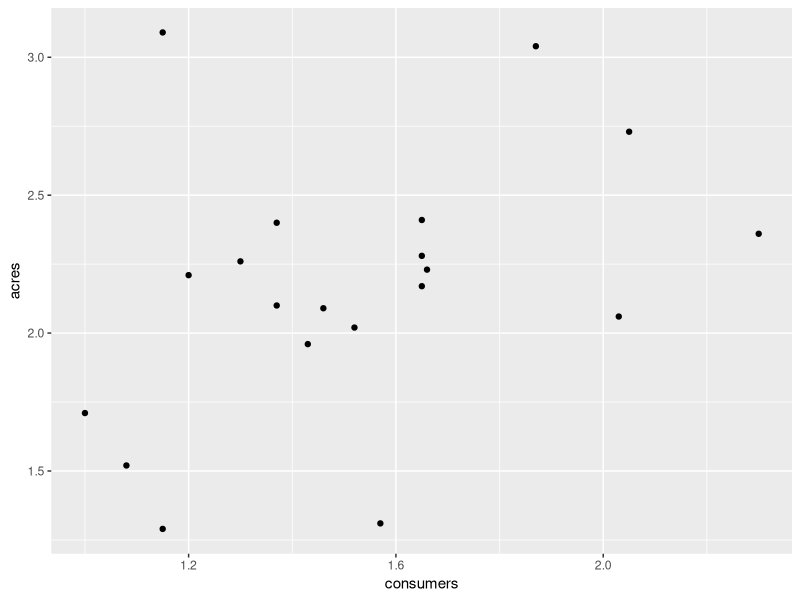
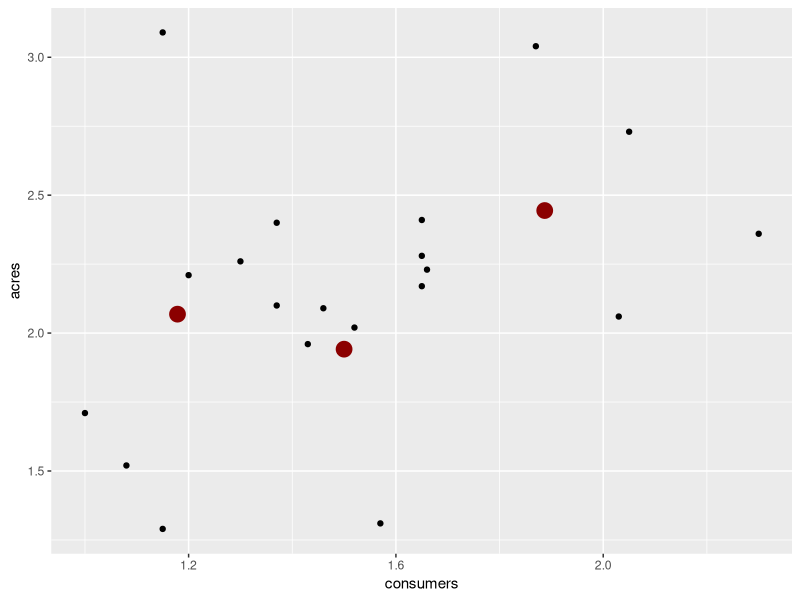
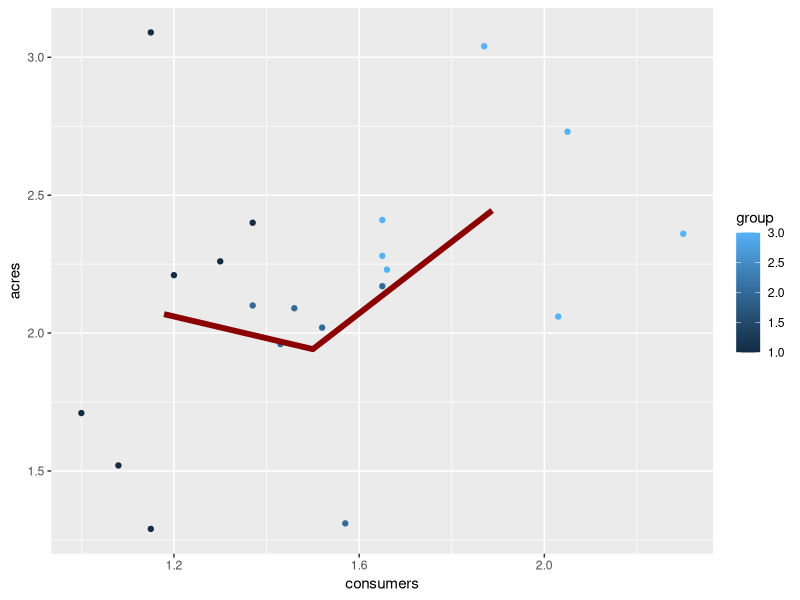
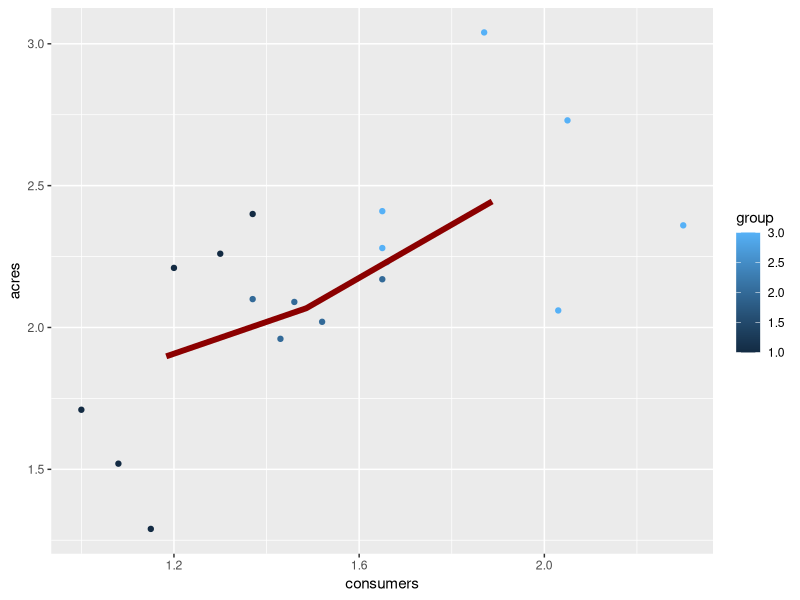

Generate these figures, in order, with R:
library(car)
library(ggplot2)
library(tidyverse)
data("Sahlins")

str(Sahlins)
# a
ggplot(data=Sahlins, mapping = aes(x=consumers, y=acres)) + geom_point()
# b
df <- Sahlins
df$group <- 0
df[1:7,]$group <- 1
df[8:13,]$group <- 2
df[14:20,]$group <- 3
dfMeans <- df %>% group_by(group) %>% summarise(count = n(),
                                                consumers = mean(consumers),
                                                acres = mean(acres))
ggplot() +
  geom_point(data=Sahlins, mapping = aes(x=consumers, y=acres)) +
  geom_point(data = dfMeans, mapping = aes(x=consumers, y=acres),
             color="darkred", size = I(5))
ggplot() +
  geom_point(data=df, mapping = aes(x=consumers, y=acres, color=group)) +
  geom_line(data = dfMeans, mapping = aes(x=consumers, y=acres),
             color="darkred", size = I(2))
# remove outliers
df2 <- df %>% filter((acres!=3.09 & group == 1) |
                       (acres!=1.31 & group == 2) |
                       (group == 3))
df2Means <- df2 %>% group_by(group) %>% summarise(count = n(),
                                                consumers = mean(consumers),
                                                acres = mean(acres))
ggplot() +
  geom_point(data=df2, mapping = aes(x=consumers, y=acres, color=group)) +
  geom_line(data = df2Means, mapping = aes(x=consumers, y=acres),
            color="darkred", size = I(2))